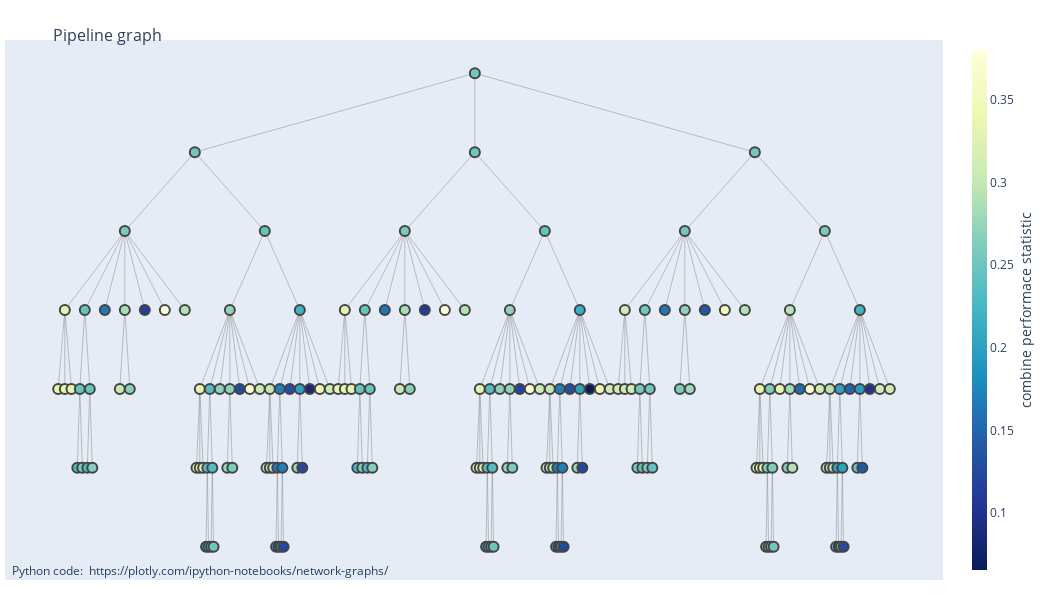

The code cell stored with this chart in its notebook:
### Markdown cell above
## Workflow Comparison

### Code cell
from  modules.analysis_functions import plot_benchmark_tree, plot_workflow_boxplots
import numpy as np

internode_function=np.mean
stats=["precision", "coverage"]

plot_benchmark_tree(pipe_tree, internode_function=internode_function, stats=stats)

### Figure 1 — Plotly figure (JSON) as saved in the notebook; plotly's stock layout.template omitted (floating-point values rounded to 4 significant figures; data arrays with more than 128 entries replaced by an {"elided": "..."} marker saying what was removed)
{"data": [{"hoverinfo": "none", "line": {"color": "#888", "width": 0.5}, "mode": "lines", "type": "scatter", "x": {"elided": "531 float values"}, "y": {"elided": "531 float values"}}, {"hoverinfo": "text", "marker": {"color": {"elided": "178 float values"}, "colorbar": {"thickness": 15, "title": {"side": "right", "text": "combine performace statistic"}, "xanchor": "left"}, "colorscale": [[0, "rgb(255,255,217)"], [0.125, "rgb(237,248,177)"], [0.25, "rgb(199,233,180)"], [0.375, "rgb(127,205,187)"], [0.5, "rgb(65,182,196)"], [0.625, "rgb(29,145,192)"], [0.75, "rgb(34,94,168)"], [0.875, "rgb(37,52,148)"], [1, "rgb(8,29,88)"]], "line": {"width": 2}, "reversescale": true, "showscale": true, "size": 10}, "mode": "markers", "text": {"elided": "178 str values"}, "type": "scatter", "x": {"elided": "178 float values"}, "y": {"elided": "178 float values"}}], "layout": {"annotations": [{"showarrow": false, "text": "Python code: <a href='https://plotly.com/ipython-notebooks/network-graphs/'> https://plotly.com/ipython-notebooks/network-graphs/</a>", "x": 0.005, "xref": "paper", "y": -0.002, "yref": "paper"}], "autosize": false, "height": 600, "hovermode": "closest", "margin": {"b": 20, "l": 5, "r": 5, "t": 40}, "showlegend": false, "title": {"font": {"size": 16}, "text": "<br>Pipeline graph"}, "width": 1050, "xaxis": {"showgrid": false, "showticklabels": false, "zeroline": false}, "yaxis": {"showgrid": false, "showticklabels": false, "zeroline": false}}}
